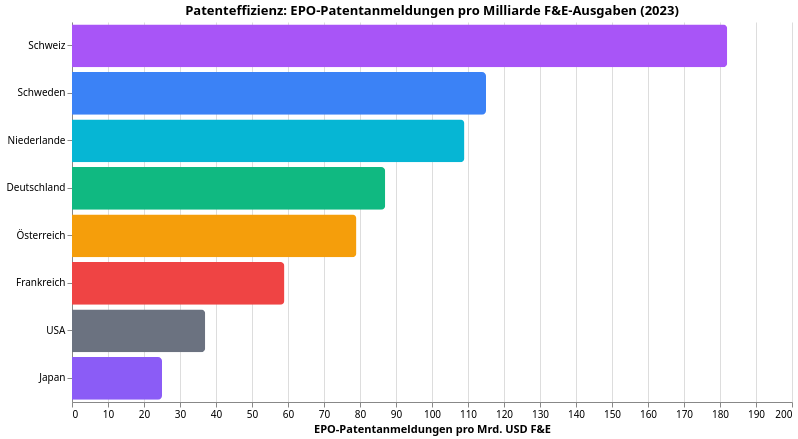

Specify this chart in Vega-Lite:
### Vega-Lite specification from a JSON file in a GitHub repository (floating-point values rounded to 4 significant figures)
{"$schema": "https://vega.github.io/schema/vega-lite/v5.json", "config": {"font": "Switzer, system-ui, sans-serif", "view": {"stroke": "transparent"}}, "data": {"values": [{"F&E_Mrd_USD": 24.1, "Land": "Schweiz", "Patente/Mrd": 182}, {"F&E_Mrd_USD": 21.8, "Land": "Schweden", "Patente/Mrd": 115}, {"F&E_Mrd_USD": 24.3, "Land": "Niederlande", "Patente/Mrd": 109}, {"F&E_Mrd_USD": 142.0, "Land": "Deutschland", "Patente/Mrd": 87}, {"F&E_Mrd_USD": 17.4, "Land": "Österreich", "Patente/Mrd": 79}, {"F&E_Mrd_USD": 72.8, "Land": "Frankreich", "Patente/Mrd": 59}, {"F&E_Mrd_USD": 806.0, "Land": "USA", "Patente/Mrd": 37}, {"F&E_Mrd_USD": 174.0, "Land": "Japan", "Patente/Mrd": 25}]}, "encoding": {"color": {"field": "Land", "legend": null, "scale": {"domain": ["Schweiz", "Schweden", "Niederlande", "Deutschland", "Österreich", "Frankreich", "USA", "Japan"], "range": ["#a855f7", "#3b82f6", "#06b6d4", "#10b981", "#f59e0b", "#ef4444", "#6b7280", "#8b5cf6"]}, "type": "nominal"}, "x": {"field": "Patente/Mrd", "title": "EPO-Patentanmeldungen pro Mrd. USD F&E", "type": "quantitative"}, "y": {"field": "Land", "sort": "-x", "title": null, "type": "nominal"}}, "height": 380, "mark": {"cornerRadiusEnd": 4, "type": "bar"}, "title": "Patenteffizienz: EPO-Patentanmeldungen pro Milliarde F&E-Ausgaben (2023)", "width": 720}
